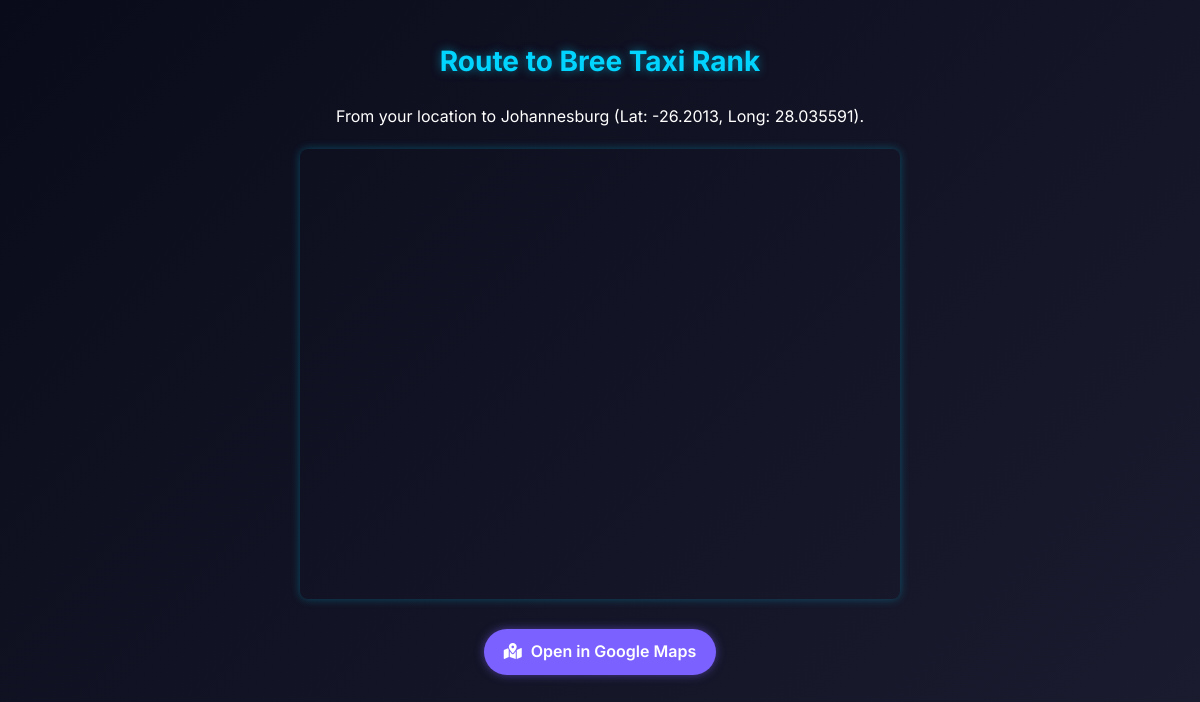
Screenshot of /route/1/ with the database file from the repository.
### taxi_app/models.py (models this page shows, shortened)
class TaxiRank(models.Model):
    name = models.CharField(max_length=100)
    location = models.CharField(max_length=200)
    latitude = models.FloatField()
    longitude = models.FloatField()

### taxi_app/views.py (the view)
# urls.py: path('route/<int:rank_id>/', route, name='route'),
def route(request, rank_id):
    rank = TaxiRank.objects.get(id=rank_id)
    return render(request, 'taxi_app/route.html', {'rank': rank})

### taxiproject/context_processors.py (called while the page is built)
def google_maps_api_key(request):
    return {
        'GOOGLE_MAPS_API_KEY': getattr(settings, 'GOOGLE_MAPS_API_KEY', '')
    }

### taxi_app/templates/taxi_app/route.html (shortened to what this page needs)
<!DOCTYPE html>
<html>
<head>
    <link rel="stylesheet" href="https://cdnjs.cloudflare.com/ajax/libs/font-awesome/5.15.4/css/all.min.css">
</head>
<body>
    <main>
        <div class="container">
            <h1>Route to {{ rank.name }}</h1>
            <p>From your location to {{ rank.location }} (Lat: {{ rank.latitude }}, Long: {{ rank.longitude }}).</p>
            <iframe width="100%" height="450" style="border:0; display: block; margin: 20px auto; border-radius: 8px;" src="https://www.google.com/maps/embed/v1/place?key=YOUR_API_KEY&q={{ rank.latitude }},{{ rank.longitude }}"></iframe>
            <p><a href="https://www.google.com/maps/search/?api=1&query={{ rank.latitude }},{{ rank.longitude }}"><i class="fas fa-map-marked-alt"></i> Open in Google Maps</a></p>
        </div>
    </main>
</body>
</html>

### taxi_app/templates/taxi_app/route.html (style rules this page uses)
body { font-family: 'Inter', Arial, sans-serif; background: linear-gradient(135deg, #0A0B1A 0%, #1A1B2E 100%); color: #FFFFFF; margin: 0; padding: 20px; line-height: 1.6; }
.container { max-width: 600px; margin: 0 auto; text-align: center; }
h1 { color: #00D4FF; font-size: 28px; font-weight: 700; margin-bottom: 20px; text-shadow: 0 0 10px rgba(0, 212, 255, 0.5); }
p { font-size: 16px; }
a { color: #FFFFFF; background: #7B61FF; text-decoration: none; font-weight: 600; padding: 10px 20px; border-radius: 50px; display: inline-block; margin-top: 10px; transition: background 0.3s, box-shadow 0.3s; box-shadow: 0 0 10px rgba(123, 97, 255, 0.5); }
a i { margin-right: 5px; }
iframe { border-radius: 8px; box-shadow: 0 0 10px rgba(0, 212, 255, 0.3); }

### rows the page displays
TaxiRank: name "Bree Taxi Rank", location "Johannesburg", latitude "-26.2013", longitude "28.035591"
